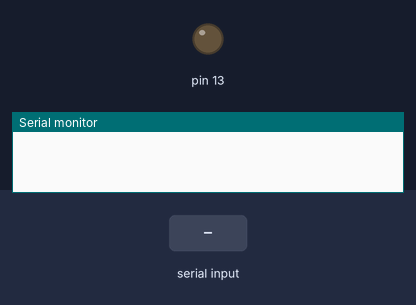
The sketch below on a simulated Arduino Uno, built with avr-gcc and run on an emulated ATmega328P. Shown: output pins drawn as LEDs (lit = HIGH), the last lines printed to the serial monitor. The test bench sets the inputs (shaded band).

Above: at 1.2 s.
1.3 s: "a" received over Serial
At 2.5 s:
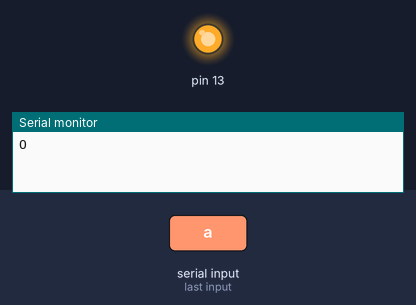
2.8 s: "b" received over Serial
At 3.7 s:
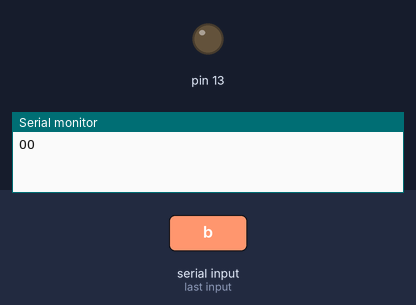
Timing chart, 0 to 5.8 s (numbered marks = the images above; inputs shaded):
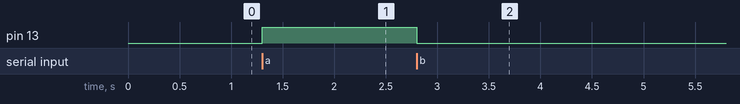

The sketch:

ArduinoTest.ino
```cpp
void setup() {
  Serial.begin(9600);
  pinMode(13, OUTPUT);
}

void loop() {
 if (Serial.available() > 0) {
  int inByte = Serial.read();
  switch (inByte) {
    case 'a': Serial.write('O'); digitalWrite(13, HIGH);
      break;
    case 'b': Serial.write('O'); digitalWrite(13, LOW);
      break;
    default: ;
  }
 }
}
```

Measured:
- after the input at 1.3 s, pin 13: LOW → HIGH at once
- after the input at 2.8 s, pin 13: HIGH → LOW at once
